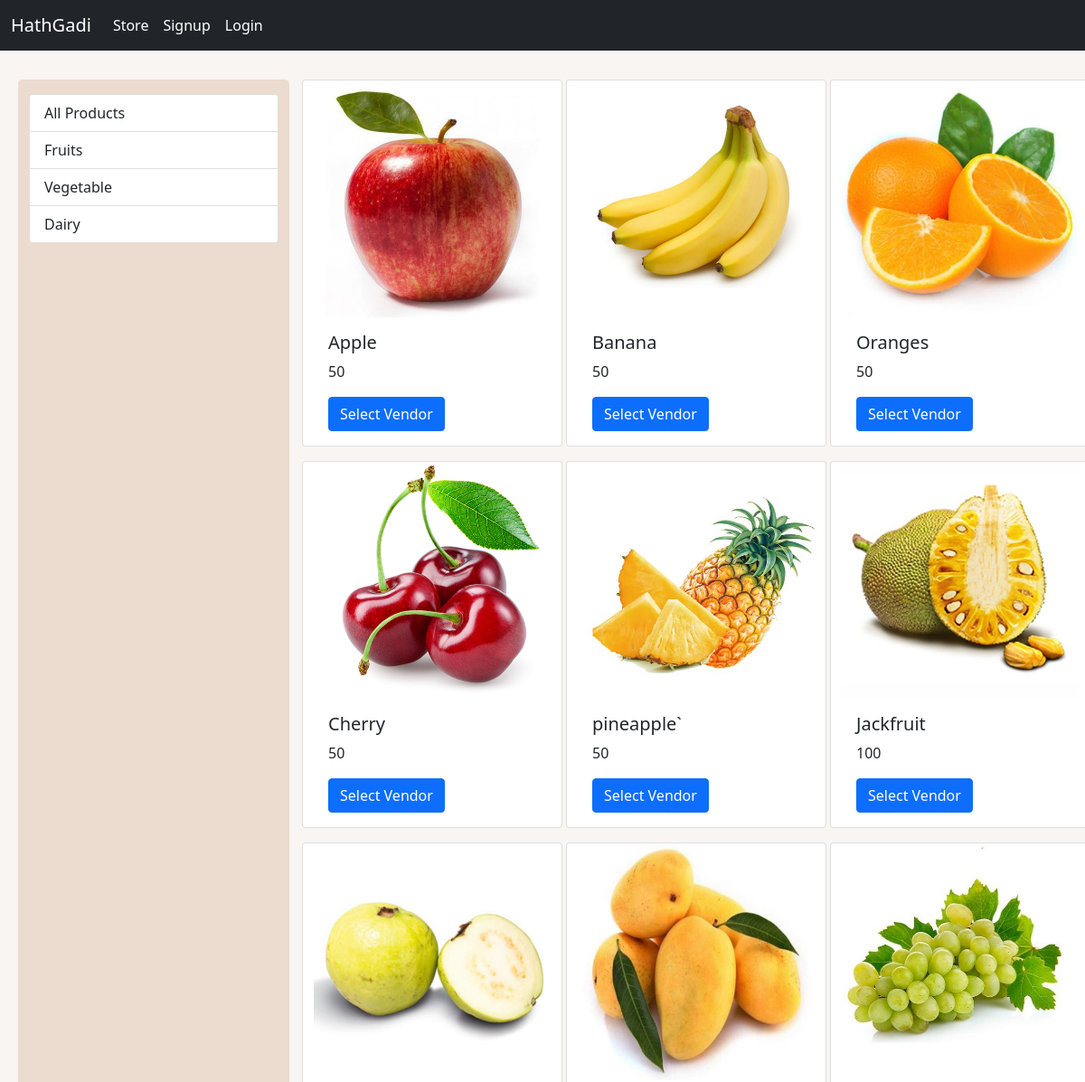
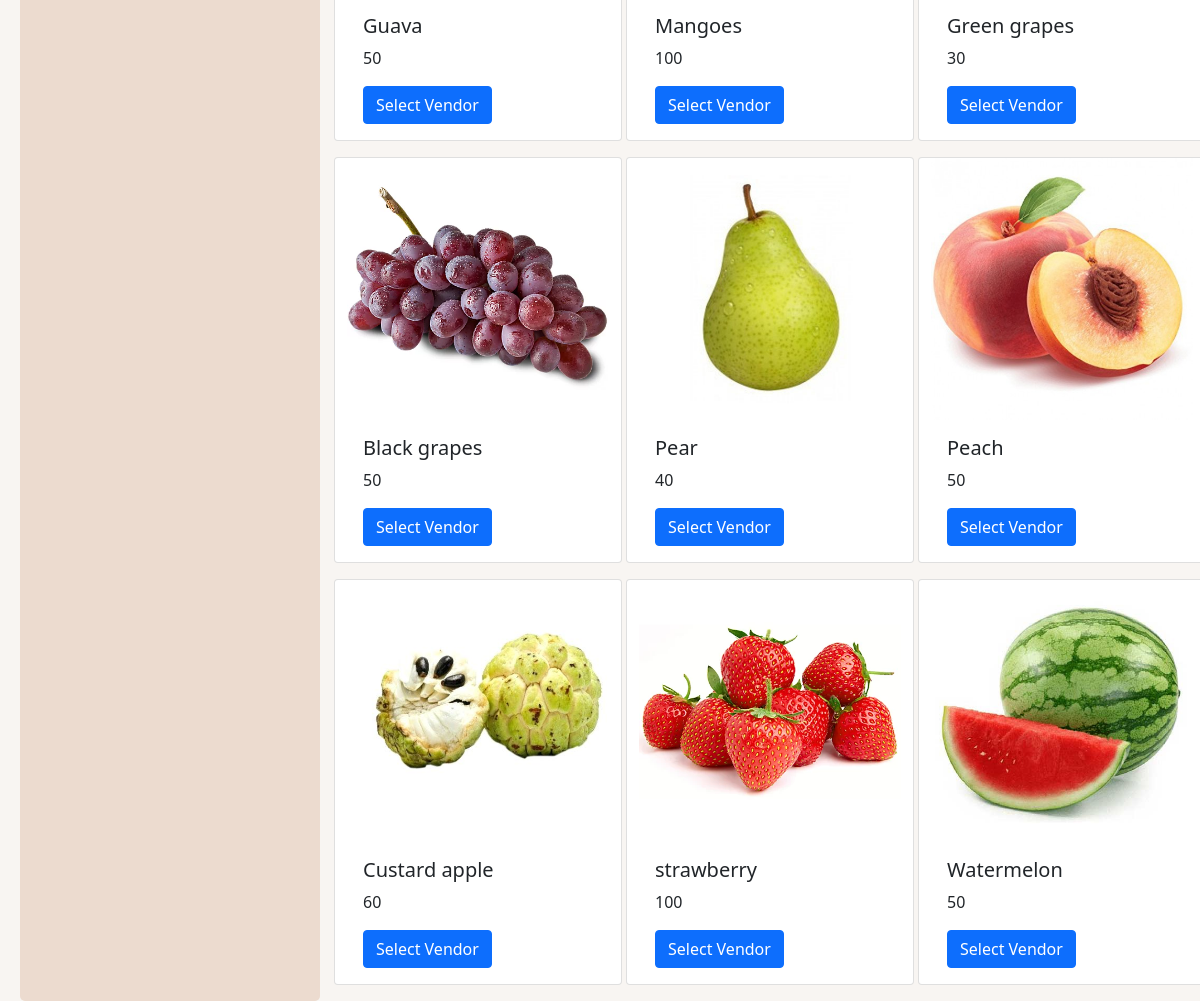
/?category=1, run on the app's committed database (2 pictures, top to bottom).
### store/models/category.py (models this page shows, shortened)
class Category(models.Model):
    name = models.CharField(max_length=50)
    @staticmethod
    def get_all_categories():
        return Category.objects.all()

### store/models/items.py (models this page shows, shortened)
class Items(models.Model):
    name = models.CharField(max_length=50)
    price = models.CharField(max_length = 50)
    description = models.CharField(max_length=50, default='')
    category = models.ForeignKey(Category,  on_delete=models.CASCADE, default=1)
    image = models.ImageField(upload_to="upload/items/", default='')
    @staticmethod
    def get_all_items_by_category_id(category_id):
        if category_id:
            return Items.objects.filter(category = category_id)
        else:
            return Items.get_all_items()

### store/views.py (the view)
# urls.py: path('',include('store.urls'))
def store(request):
    items = None
    categories = Category.get_all_categories()
    categoryID = request.GET.get('category')
    if categoryID:
        items = Items.get_all_items_by_category_id(categoryID)
    else:
        items = Items.get_all_items()
    data = {}
    data['items'] = items
    data['categories'] = categories
    return render(request, 'store.html',data)

### store/templates/store.html
{% extends 'base.html' %}
{% block content %}
<div class="container-fluid mt-3" style="margin-left: 10px;">
    <div class="row">
        <div class="container-fluid mt-3" style="margin-left: 10px;">
            <div class="row">
                <div class="col-lg-3 mx-auto " style="background-color: rgb(236, 219, 207); border-radius: 5px;">
                    <div class="list-group mx-auto m-3 ">
                        <a href="/" class="list-group-item list-group-item-action ">All Products</a>
                        {%for category in categories%}
                        <a href="/?category={{category.id}}" class="list-group-item list-group-item-action ">{{category.name}}</a>
                        {%endfor%}
                    </div>
                </div>
        <div id='items' class="col-lg-9 mx-auto">
            <div class="row mx-auto">
                {% for item in items%}
                <div class="card mx-auto mb-3" style="width: 18rem;">
                    <img src="{{item.image.url}}" class="card-img-top" alt="...">
                    <div class="card-body">
                    <h5 class="card-title">{{item.name}}</h5>
                    <p class="card-text">{{item.price}}</p>
                    <a href="{% url 'vendorpage' item.id %}" class="btn btn-primary">Select Vendor</a>
                    </div>
                </div>
                {% endfor %}
            </div>
        </div>
    </div>
</div>
{% endblock content %}

### data on the page
Category: name "Fruits"
Category: name "Vegetable"
Category: name "Dairy"
Items: image (picture), name "Apple", price "50"
Items: image (picture), name "Banana", price "50"
Items: image (picture), name "Oranges", price "50"
Items: image (picture), name "Cherry", price "50"
Items: image (picture), name "pineapple`", price "50"
Items: image (picture), name "Jackfruit", price "100"
Items: image (picture), name "Guava", price "50"
Items: image (picture), name "Mangoes", price "100"
Items: image (picture), name "Green grapes", price "30"
Items: image (picture), name "Black grapes", price "50"
Items: image (picture), name "Pear", price "40"
Items: image (picture), name "Peach", price "50"
Items: image (picture), name "Custard apple", price "60"
Items: image (picture), name "strawberry", price "100"
Items: image (picture), name "Watermelon", price "50"
